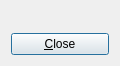
<?xml version="1.0" encoding="UTF-8"?>
<ui version="4.0">
 <class>my_dialog</class>
 <widget class="QDialog" name="my_dialog">
  <property name="geometry">
   <rect>
    <x>0</x>
    <y>0</y>
    <width>120</width>
    <height>66</height>
   </rect>
  </property>
  <property name="windowTitle">
   <string>travis_qmake_gcc_cpp11_qt_qtest</string>
  </property>
  <layout class="QVBoxLayout" name="verticalLayout">
   <item>
    <widget class="QLabel" name="label">
     <property name="text">
      <string/>
     </property>
     <property name="pixmap">
      <pixmap resource="travis_qmake_gcc_cpp11_qt_qtest.qrc">:/images/HelloWorld.png</pixmap>
     </property>
    </widget>
   </item>
   <item>
    <widget class="QPushButton" name="pushButton">
     <property name="text">
      <string>&amp;Close</string>
     </property>
    </widget>
   </item>
  </layout>
 </widget>
 <resources>
  <include location="travis_qmake_gcc_cpp11_qt_qtest.qrc"/>
 </resources>
 <connections/>
</ui>
